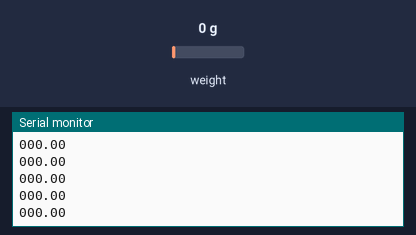
Bench run of a sketch on a simulated Arduino Uno, built with avr-gcc and run on an emulated ATmega328P. Parts: the last lines printed to the serial monitor. The inputs (shaded band) are chosen by the test bench; at power-on: weight on the scale 0 g.

Above: at 3.2 s.
3.3 s: weight on the scale set to 100 g
At 3.46 s:
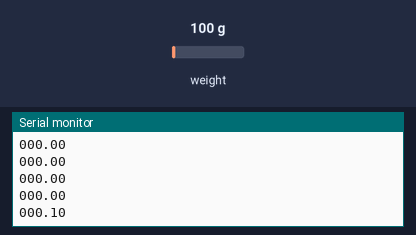
4.8 s: weight on the scale set to 1250 g
At 4.87 s:
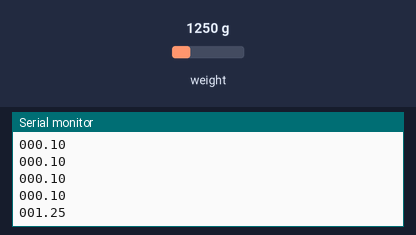
Timing chart, 0 to 7.8 s (numbered marks = the images above; inputs shaded):
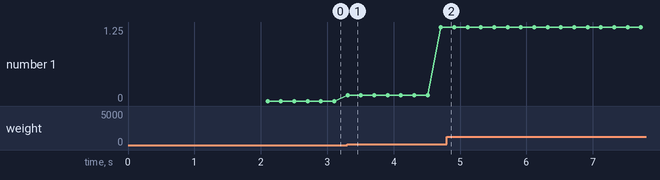

Measured:
- after the input at 3.3 s, the serial monitor: prints a new line at once (image 1)
- plotted number 1: 0 → 1.25 after the input at 3.3 s

The sketch:

single_load_cell.ino
```cpp
#include "HX711.h"

#define DOUT  3
#define CLK  2

HX711 scale;

float calibration_factor = -22400;

void setup() {
  Serial.begin(115200);
  scale.begin(DOUT, CLK);
  scale.set_scale();
  scale.tare();

  long zero_factor = scale.read_average();

}

void loop() {
  scale.set_scale(calibration_factor);
  while(!Serial.availableForWrite()){}
  float data = scale.get_units();
  if (data<100) Serial.print('0');
  if (data<10) Serial.print('0');
  if (data<0){
    data=0;
  }
  Serial.print(scale.get_units(), 2);
  Serial.println();


}
```
